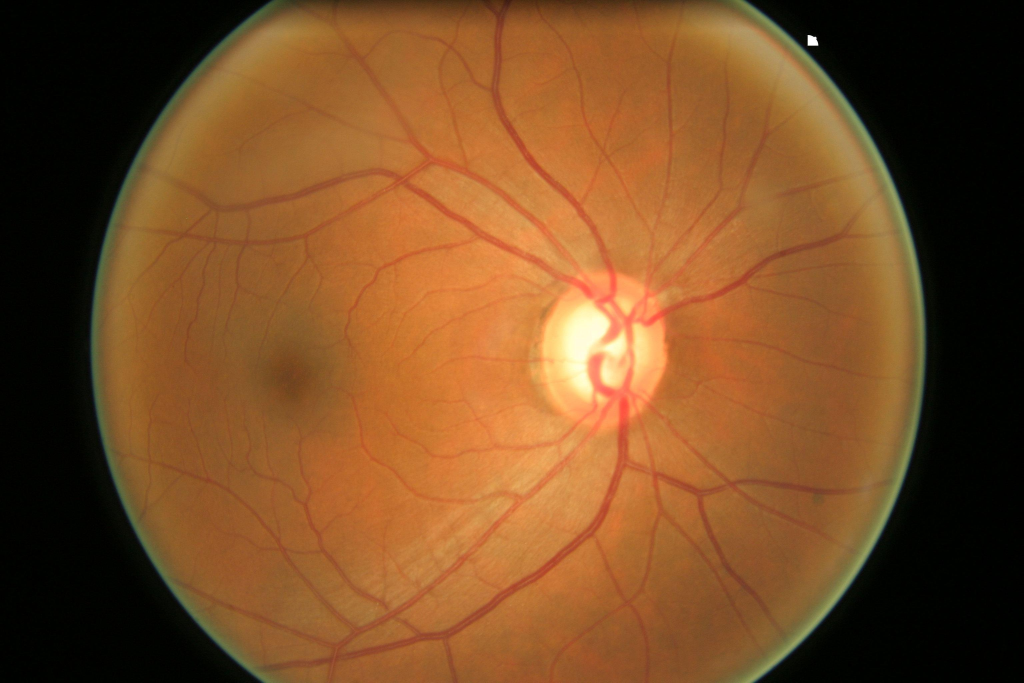
#> input picture Retina_scan/glaucoma/test_set/001.jpg, 3072 x 2048 px, found by its file name (shown at 1/3 size)
$ python otsu_seg.py
#> lines starting #> are read from the running program, lines starting #| are printed output that depends on the picture; after the words box and inside, x2 and y2 are one past the last pixel; in counts of white or black regions, pixels touching at a corner belong together
# segmentation part of retina scan ica
import numpy as np
import cv2
from matplotlib import pyplot as plt

# otsu threshold segmentation
path = r"D:/Files/4/BIA4/ICA1/glaucoma/archive/ORIGA/ORIGA/Images/001.jpg"


def otsu_segmentation(path):
    img = cv2.imread(path)
#> img is the input picture: shape (2048, 3072, 3); mean B, G, R 38.1, 76.9, 121
    b, g, r = cv2.split(img)
    rgb_img = cv2.merge([r, g, b])
    gray = cv2.cvtColor(img, cv2.COLOR_BGR2GRAY)

    ret, thresh = cv2.threshold(gray, 0, 255, cv2.THRESH_BINARY_INV + cv2.THRESH_OTSU)
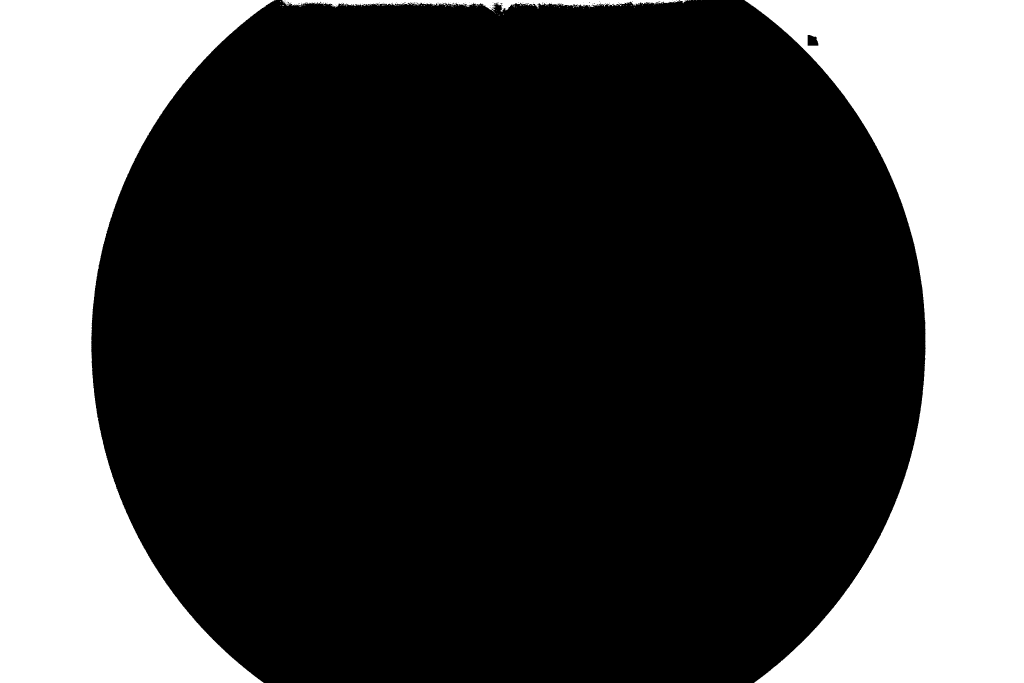
#> thresh: shape (2048, 3072) (shown at 1/3 size); 29.1% white; 124 white regions (120 under 20 px), largest, box (x1, y1, x2, y2) and area: (2233, 0, 3072, 2048) 925226, (0, 0, 827, 2048) 886872, (846, 0, 2039, 35) 15736, (2040, 0, 2057, 10) 82
#> ret = 61
    # noise removal
    kernel = np.ones((2, 2), np.uint8)
    # opening = cv2.morphologyEx(thresh,cv2.MORPH_OPEN,kernel, iterations = 2)
    closing = cv2.morphologyEx(thresh, cv2.MORPH_CLOSE, kernel, iterations=1)
#> closing: shape (2048, 3072); 29.1% white; 96 white regions (91 under 20 px), largest, box (x1, y1, x2, y2) and area: (2234, 0, 3072, 2048) 923221, (0, 0, 828, 2048) 888984, (847, 0, 2040, 36) 17476, (2041, 0, 2058, 11) 102, (2060, 0, 2069, 4) 26
    # sure background area
    sure_bg = cv2.dilate(closing, kernel, iterations=3)
#> sure_bg: shape (2048, 3072); 29.4% white; 20 white regions (4 under 20 px), largest, box (x1, y1, x2, y2) and area: (2234, 0, 3072, 2048) 925084, (0, 0, 831, 2048) 896849, (847, 0, 2076, 44) 24729
    # Finding sure foreground area
    dist_transform = cv2.distanceTransform(sure_bg, cv2.DIST_L2, 3)
    # Threshold
    ret, sure_fg = cv2.threshold(dist_transform, 0.1 * dist_transform.max(), 255, 0)
#> sure_fg: shape (2048, 3072) float32; 24.3% white; 2 white regions, box (x1, y1, x2, y2) and area: (2333, 0, 3072, 2048) 775134, (0, 0, 726, 2048) 751465
#> ret = 60.52
    # Finding unknown region
    sure_fg = np.uint8(sure_fg)
    unknown = cv2.subtract(sure_bg, sure_fg)
#> unknown: shape (2048, 3072); 5.1% white; 20 white regions (4 under 20 px), largest, box (x1, y1, x2, y2) and area: (2234, 0, 2840, 2048) 149950, (215, 0, 831, 2048) 145384, (847, 0, 2076, 44) 24729
    # Marker labelling
    ret, markers = cv2.connectedComponents(sure_fg)
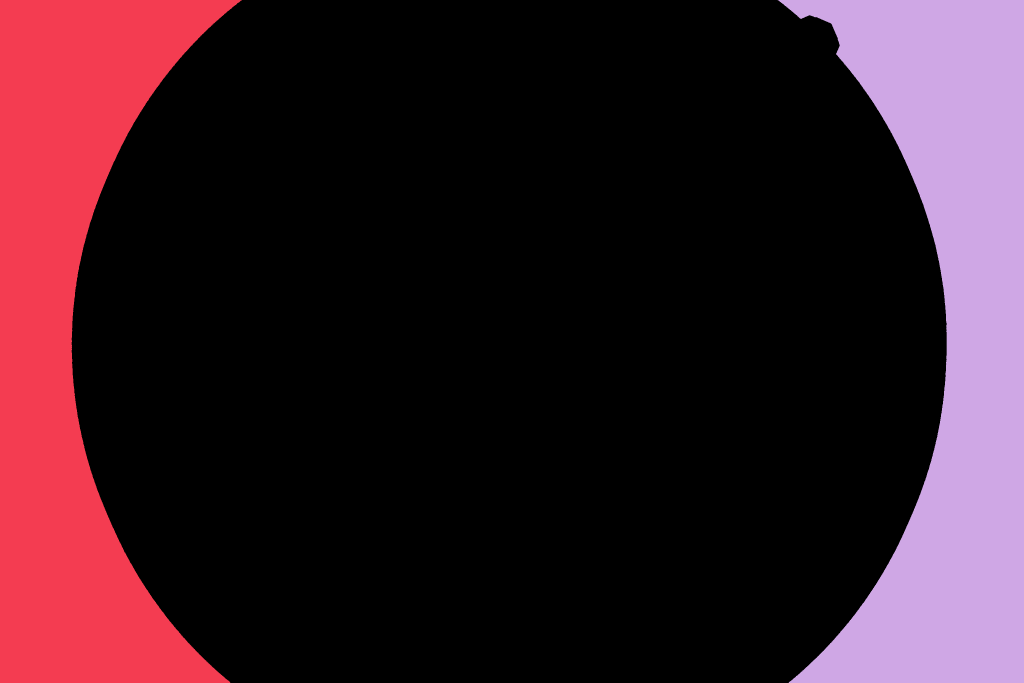
#> markers: shape (2048, 3072) int32 (shown at 1/3 size); 3 distinct labels, from 0 to 2; one colour per label, 0 black
#> ret = 3
    # Add one to all labels so that sure background is not 0, but 1
    markers = markers + 1
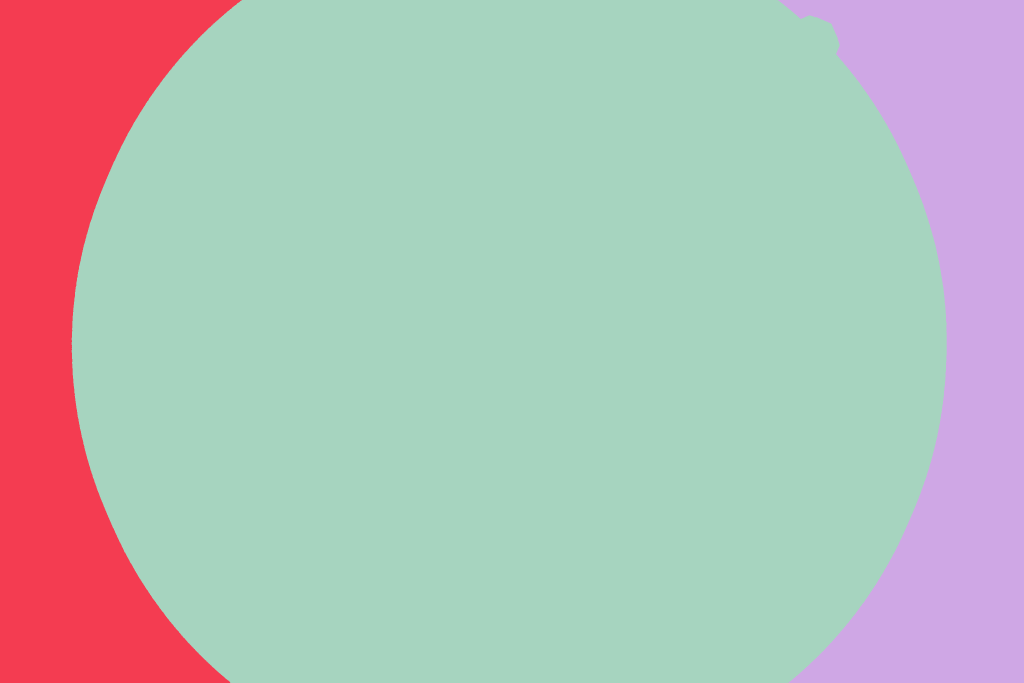
#> markers: shape (2048, 3072) int32 (shown at 1/3 size); 3 distinct labels, from 1 to 3; one colour per label, 0 black
    # Now, mark the region of unknown with zero
    markers[unknown == 255] = 0
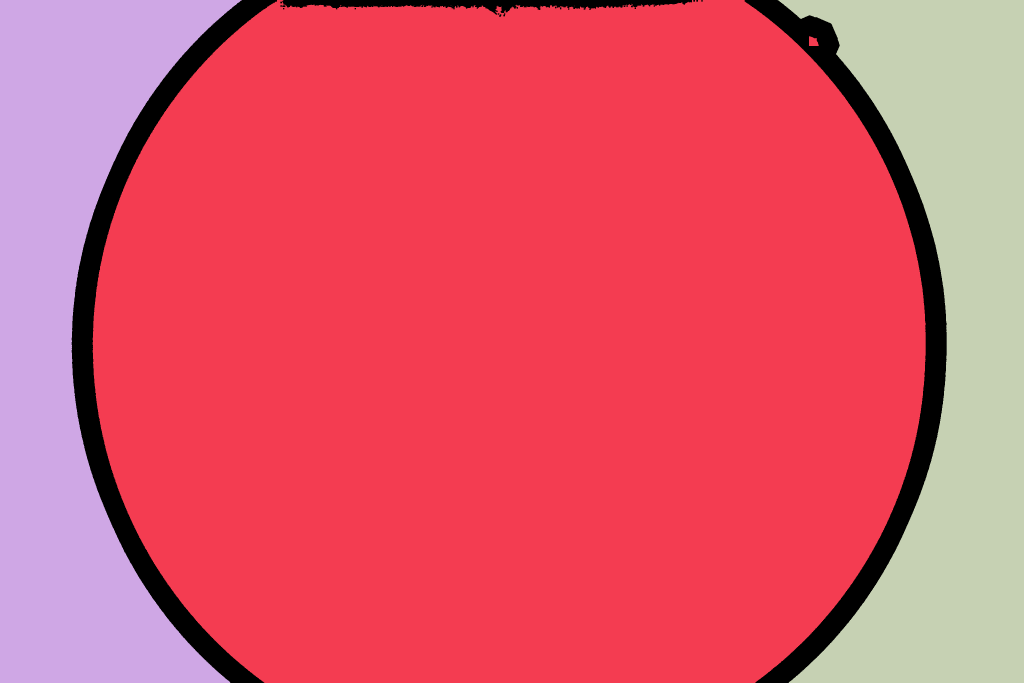
#> markers: shape (2048, 3072) int32 (shown at 1/3 size); 4 distinct labels, from 0 to 3; one colour per label, 0 black
    markers = cv2.watershed(img, markers)
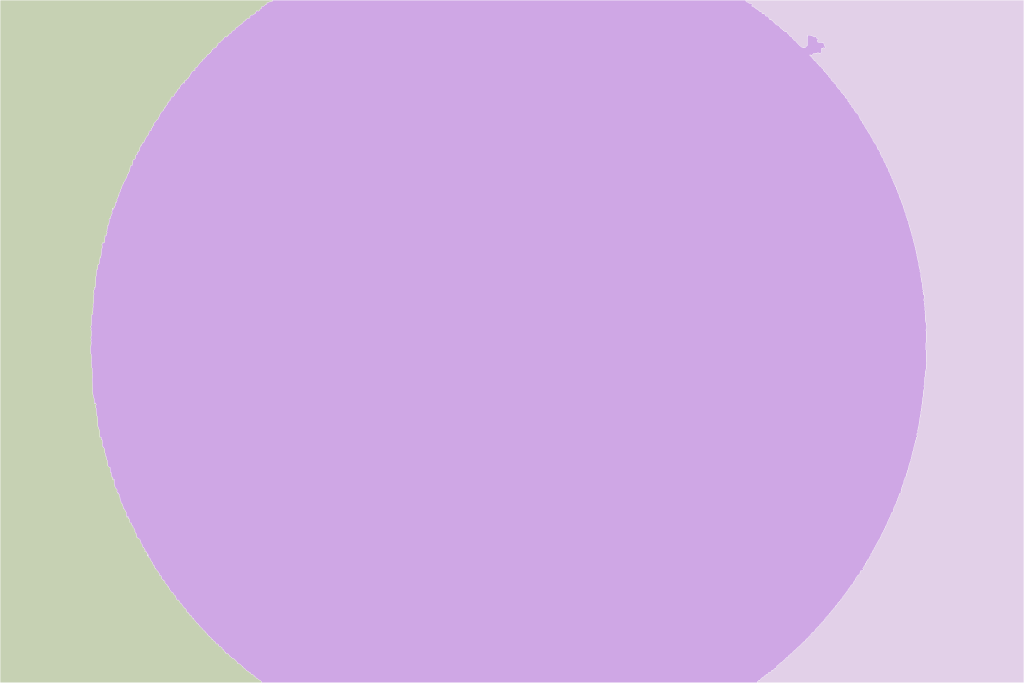
#> markers: shape (2048, 3072) int32 (shown at 1/3 size); 4 distinct labels, from -1 to 3; one colour per label, 0 black, -1 white
    img[markers == -1] = [255, 0, 0]
    plt.subplot(211), plt.imshow(rgb_img)
    plt.title('Input Image'), plt.xticks([]), plt.yticks([])
    plt.subplot(212), plt.imshow(thresh, 'gray')
    # plt.imsave(r'thresh.png', thresh)
    plt.title("Otsu's binary threshold"), plt.xticks([]), plt.yticks([])
    plt.tight_layout()
    plt.show()


otsu_segmentation(path)

$ run again, with Retina_scan/glaucoma/test_set/002.jpg copied over Retina_scan/glaucoma/test_set/001.jpg
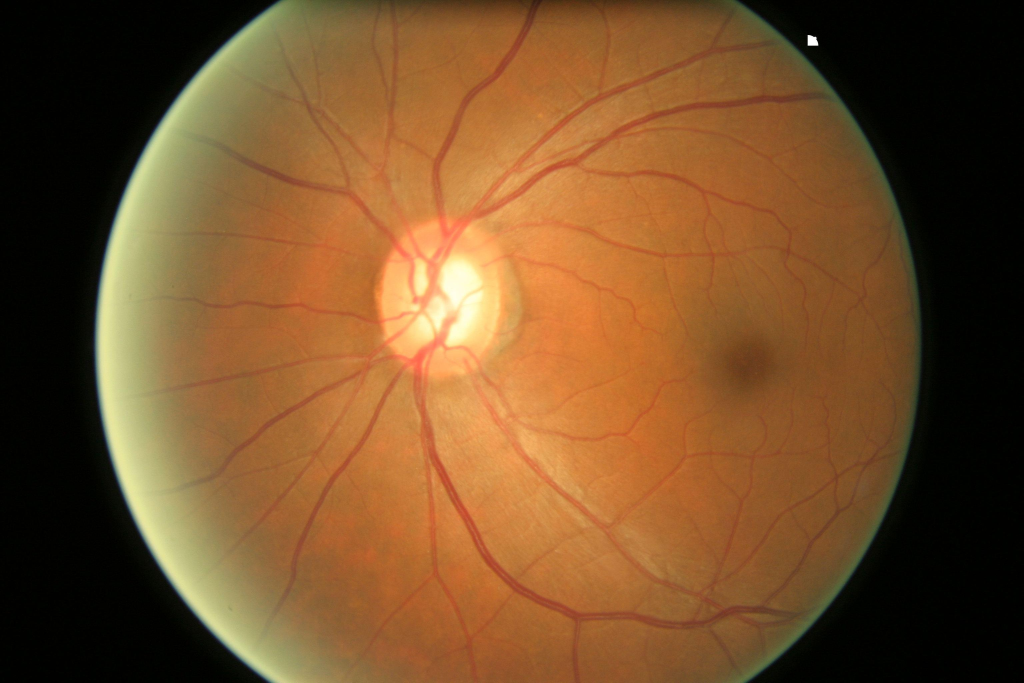
#> input picture Retina_scan/glaucoma/test_set/002.jpg, 3072 x 2048 px, found by its file name (shown at 1/3 size)
#> in otsu_segmentation, img is the input picture: shape (2048, 3072, 3); mean B, G, R 43, 80.3, 118.6
#> in otsu_segmentation, `ret, thresh = cv2.threshold(gray, 0, 255, cv2.THRESH_BINARY_INV + cv2...`:
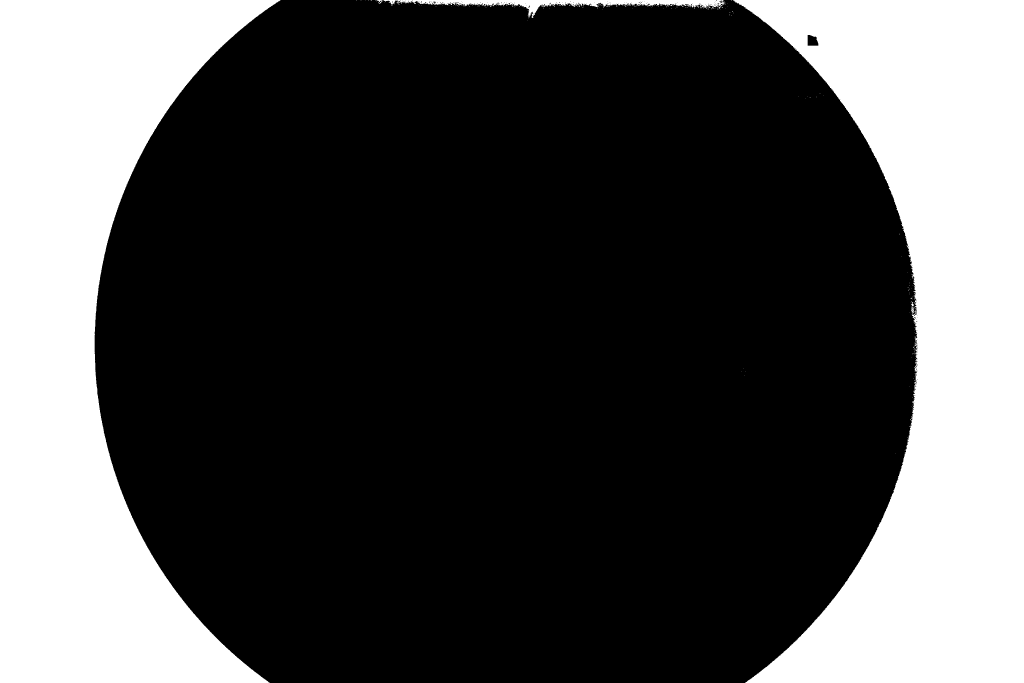
#> thresh: shape (2048, 3072) (shown at 1/3 size); 30.2% white; 201 white regions (196 under 20 px), largest, box (x1, y1, x2, y2) and area: (2199, 0, 3072, 2048) 970870, (0, 0, 842, 2048) 911090, (1130, 0, 2174, 54) 14992, (2734, 919, 2745, 941) 101, (2734, 906, 2742, 919) 54
#> in otsu_segmentation, `ret, thresh = cv2.threshold(gray, 0, 255, cv2.THRESH_BINARY_INV + cv2...`: ret = 63
#> closing: shape (2048, 3072); 30.2% white; 164 white regions (159 under 20 px), largest, box (x1, y1, x2, y2) and area: (2200, 0, 3072, 2048) 969166, (0, 0, 843, 2048) 913180, (1131, 0, 2175, 55) 16626, (2735, 920, 2746, 942) 119, (2735, 907, 2743, 920) 56
#> sure_bg: shape (2048, 3072); 30.5% white; 49 white regions (26 under 20 px), largest, box (x1, y1, x2, y2) and area: (2194, 0, 3072, 2048) 972905, (0, 0, 846, 2048) 921024, (1127, 0, 2181, 59) 23230
#> in otsu_segmentation, `ret, sure_fg = cv2.threshold(dist_transform, 0.1 * dist_transform.max(..`: ret = 62.32
#> unknown: shape (2048, 3072); 5.3% white; 49 white regions (26 under 20 px), largest, box (x1, y1, x2, y2) and area: (2194, 0, 2816, 2048) 159332, (223, 0, 846, 2048) 150098, (1127, 0, 2181, 59) 23230
#> in otsu_segmentation, `ret, markers = cv2.connectedComponents(sure_fg)`: ret = 3
#> in otsu_segmentation, `markers = cv2.watershed(img, markers)`:
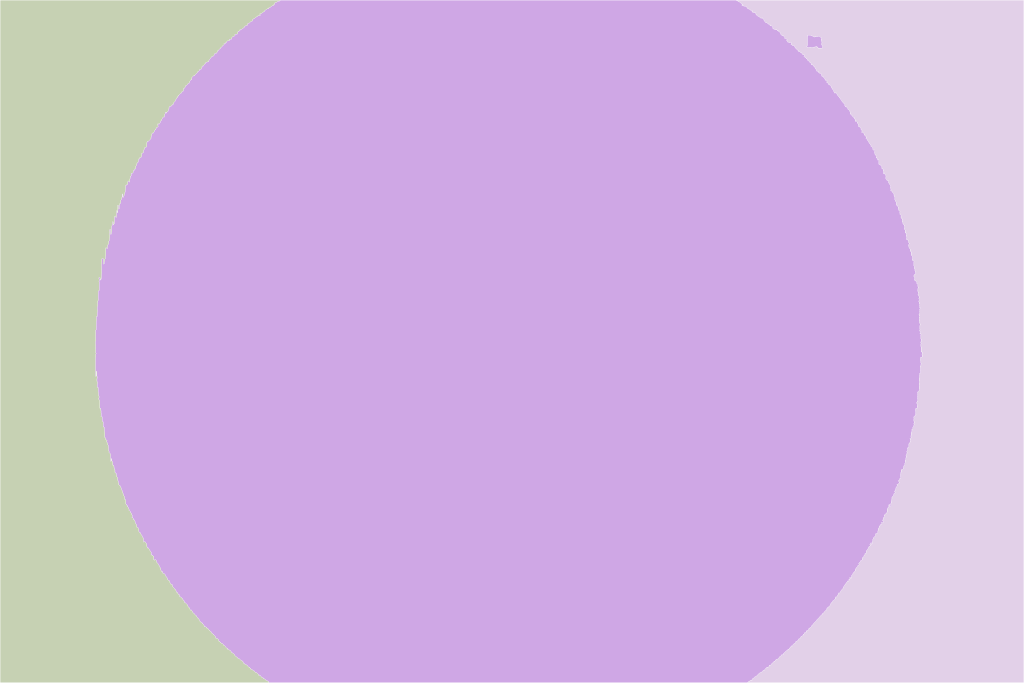
#> markers: shape (2048, 3072) int32 (shown at 1/3 size); 4 distinct labels, from -1 to 3; one colour per label, 0 black, -1 white
